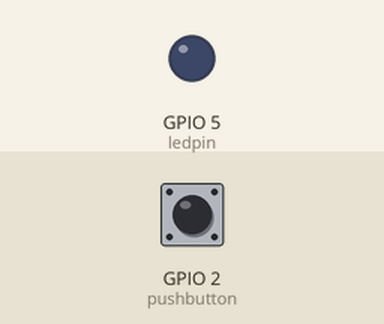
Recording of a sketch running on a simulated ESP32. Shown: output pins drawn as LEDs (lit = HIGH). The inputs (shaded band) are chosen by the test bench; at power-on: GPIO 2 (pushbutton) HIGH.

Above: at 1.2 s.
1.3 s: GPIO 2 (pushbutton) pulled LOW for 0.15 s
At 1.37 s:
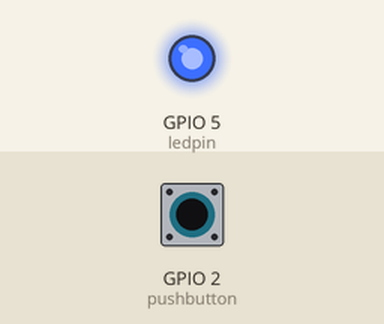
2.9 s: GPIO 2 (pushbutton) pulled LOW for 3.2 s
At 7.3 s:
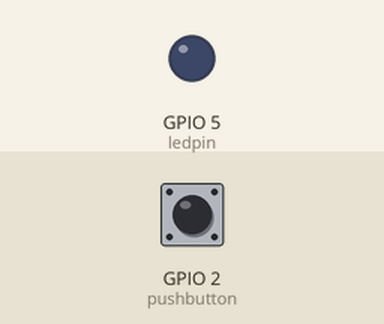
Timing chart, 0 to 8.8 s (numbered marks = the images above; inputs shaded):
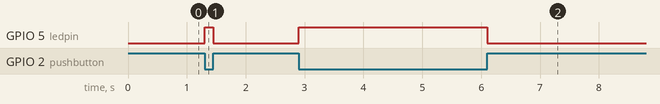

Measured:
- after the input at 1.3 s, GPIO 5 (ledpin): LOW → HIGH at once, → LOW 0.15 s later
- after the input at 2.9 s, GPIO 5 (ledpin): LOW → HIGH at once, → LOW 3.2 s later

The sketch:

sketch.ino
```cpp
#define pushbutton 2
#define ledpin 5

int buttonstate = 0;

void setup()
{
  pinMode(pushbutton, INPUT_PULLUP);
  pinMode(ledpin, OUTPUT);
}

void loop()
{
  buttonstate = digitalRead(pushbutton);
  if (buttonstate == HIGH)
  {
    digitalWrite(ledpin, LOW);
  }
  else{
    digitalWrite(ledpin, HIGH);
  }
}
```
